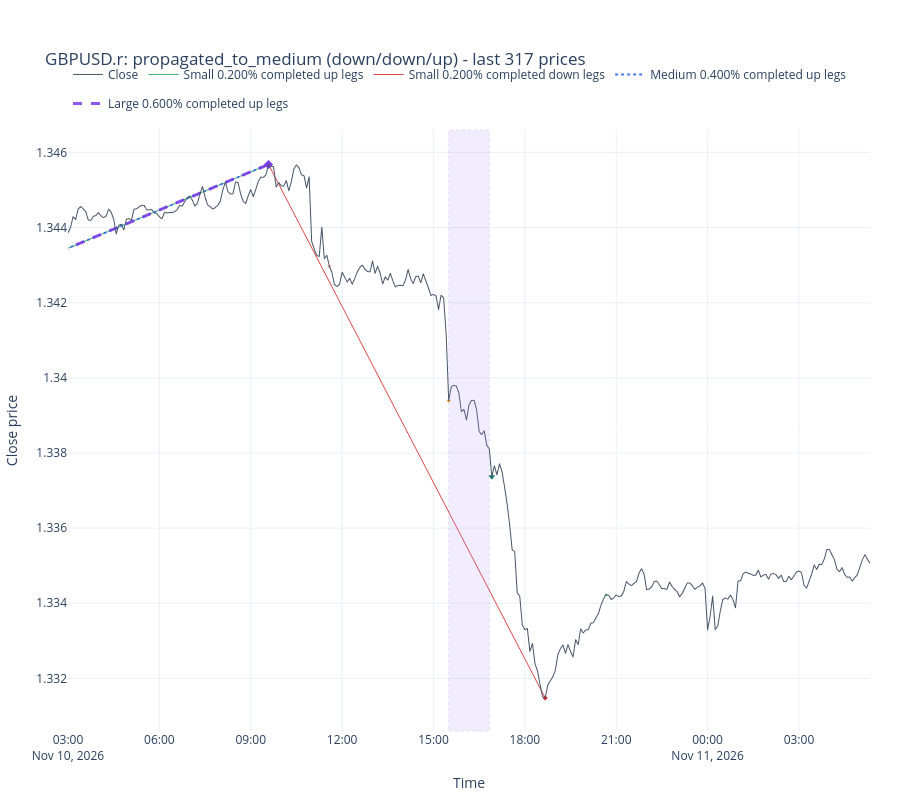

Here is the notebook cell this chart was saved with:
### Markdown cell above
## Causal configuration casebook

The default example selects the most recent *completed* run where small and medium agree against large. A run still in progress at the last bar is right-censored (its end and length are unknown), so it is excluded. The shaded interval is identified from causally known mode states. Change `CASEBOOK_SHAPE` to inspect the other structural shapes.

### Code cell
CASEBOOK_SHAPE = HierarchyShape.PROPAGATED_TO_MEDIUM
CASEBOOK_BARS_BEFORE = 150
CASEBOOK_BARS_AFTER = 150
shape_examples = state_runs.loc[
    state_runs["hierarchy_shape"].eq(CASEBOOK_SHAPE.value) & ~state_runs["right_censored"]
]
if shape_examples.empty:
    raise ValueError(f"No completed {CASEBOOK_SHAPE.value} run exists in this sample.")
example = shape_examples.iloc[-1]
window_start_position = max(0, int(example["start_position"]) - CASEBOOK_BARS_BEFORE)
window_end_position = min(len(prices), int(example["end_position"]) + CASEBOOK_BARS_AFTER + 1)
case_prices = prices.iloc[window_start_position:window_end_position]
casebook_fig = plot_three_threshold_directional_change(
    prices=case_prices,
    small_events=event_ledgers[Scale.SMALL],
    medium_events=event_ledgers[Scale.MEDIUM],
    large_events=event_ledgers[Scale.LARGE],
    small_theta=SMALL_THETA,
    medium_theta=MEDIUM_THETA,
    large_theta=LARGE_THETA,
    n_prices=len(case_prices),
    title=f"{SYMBOL}: {CASEBOOK_SHAPE.value} ({example['configuration']})",
)
casebook_fig.add_vrect(
    x0=example["start_time"],
    x1=example["end_time"],
    fillcolor="#a78bfa",
    opacity=0.15,
    line_width=1,
    line_dash="dot",
)
display(example[["configuration", "hierarchy_shape", "start_time", "end_time", "bars"]])
casebook_fig.show()

### Figure 1 — Plotly figure (JSON) as saved in the notebook; plotly's stock layout.template omitted (floating-point values rounded to 4 significant figures; data arrays with more than 128 entries replaced by an {"elided": "..."} marker saying what was removed)
{"data": [{"hovertemplate": "time=%{x}<br>close=%{y:.5f}<extra></extra>", "line": {"color": "#475569", "width": 1.0}, "mode": "lines", "name": "Close", "type": "scattergl", "x": {"elided": "317 str values"}, "y": {"elided": "317 float values"}}, {"hoverinfo": "skip", "legendgroup": "small_up", "line": {"color": "#16a34a", "dash": "solid", "width": 1.0}, "mode": "lines", "name": "Small 0.200% completed up legs", "opacity": 0.85, "type": "scatter", "x": ["2026-11-09T00:00:00+02:00", "2026-11-10T09:35:00+02:00", null], "y": [1.334, 1.346, null]}, {"customdata": [["S2698", 4.264, 403, 2.116e-05, "2026-11-10T11:35:00+02:00"]], "hovertemplate": "Small up ending EXT<br>time=%{x}<br>price=%{y:.5f}<br>event=%{customdata[0]}<br>TMV=%{customdata[1]:.4f}<br>T=%{customdata[2]} bars<br>R=%{customdata[3]:.3e}<br>known at=%{customdata[4]}<extra></extra>", "legendgroup": "small_up", "marker": {"color": "#16a34a", "size": 4, "symbol": "diamond"}, "mode": "markers", "name": "Small up ending EXT", "showlegend": false, "type": "scatter", "x": ["2026-11-10T09:35:00.000000"], "y": [1.346]}, {"customdata": [["S2698", 4.264, 403, 2.116e-05, "2026-11-10T09:35:00+02:00"]], "hovertemplate": "Small down DCC<br>time=%{x}<br>price=%{y:.5f}<br>completed event=%{customdata[0]}<br>TMV=%{customdata[1]:.4f}<br>T=%{customdata[2]} bars<br>R=%{customdata[3]:.3e}<br>confirmed EXT time=%{customdata[4]}<extra></extra>", "legendgroup": "small_down", "marker": {"color": "#dc2626", "line": {"color": "white", "width": 0.75}, "size": 4, "symbol": "triangle-down"}, "mode": "markers", "name": "Small down DCC", "showlegend": false, "type": "scatter", "x": ["2026-11-10T11:35:00.000000"], "y": [1.343]}, {"hoverinfo": "skip", "legendgroup": "small_down", "line": {"color": "#dc2626", "dash": "solid", "width": 1.0}, "mode": "lines", "name": "Small 0.200% completed down legs", "opacity": 0.85, "type": "scatter", "x": ["2026-11-10T09:35:00+02:00", "2026-11-10T18:40:00+02:00", null], "y": [1.346, 1.331, null]}, {"customdata": [["S2699", 5.276, 109, 9.681e-05, "2026-11-10T20:40:00+02:00"]], "hovertemplate": "Small down ending EXT<br>time=%{x}<br>price=%{y:.5f}<br>event=%{customdata[0]}<br>TMV=%{customdata[1]:.4f}<br>T=%{customdata[2]} bars<br>R=%{customdata[3]:.3e}<br>known at=%{customdata[4]}<extra></extra>", "legendgroup": "small_down", "marker": {"color": "#dc2626", "size": 4, "symbol": "diamond"}, "mode": "markers", "name": "Small down ending EXT", "showlegend": false, "type": "scatter", "x": ["2026-11-10T18:40:00.000000"], "y": [1.331]}, {"customdata": [["S2699", 5.276, 109, 9.681e-05, "2026-11-10T18:40:00+02:00"]], "hovertemplate": "Small up DCC<br>time=%{x}<br>price=%{y:.5f}<br>completed event=%{customdata[0]}<br>TMV=%{customdata[1]:.4f}<br>T=%{customdata[2]} bars<br>R=%{customdata[3]:.3e}<br>confirmed EXT time=%{customdata[4]}<extra></extra>", "legendgroup": "small_up", "marker": {"color": "#16a34a", "line": {"color": "white", "width": 0.75}, "size": 4, "symbol": "triangle-up"}, "mode": "markers", "name": "Small up DCC", "showlegend": false, "type": "scatter", "x": ["2026-11-10T20:40:00.000000"], "y": [1.334]}, {"hoverinfo": "skip", "legendgroup": "medium_up", "line": {"color": "#2563eb", "dash": "dot", "width": 1.8}, "mode": "lines", "name": "Medium 0.400% completed up legs", "opacity": 0.85, "type": "scatter", "x": ["2026-11-09T00:00:00+02:00", "2026-11-10T09:35:00+02:00", null], "y": [1.334, 1.346, null]}, {"customdata": [["M840", 2.132, 403, 2.116e-05, "2026-11-10T15:30:00+02:00"]], "hovertemplate": "Medium up ending EXT<br>time=%{x}<br>price=%{y:.5f}<br>event=%{customdata[0]}<br>TMV=%{customdata[1]:.4f}<br>T=%{customdata[2]} bars<br>R=%{customdata[3]:.3e}<br>known at=%{customdata[4]}<extra></extra>", "legendgroup": "medium_up", "marker": {"color": "#2563eb", "size": 5, "symbol": "diamond"}, "mode": "markers", "name": "Medium up ending EXT", "showlegend": false, "type": "scatter", "x": ["2026-11-10T09:35:00.000000"], "y": [1.346]}, {"customdata": [["M840", 2.132, 403, 2.116e-05, "2026-11-10T09:35:00+02:00"]], "hovertemplate": "Medium down DCC<br>time=%{x}<br>price=%{y:.5f}<br>completed event=%{customdata[0]}<br>TMV=%{customdata[1]:.4f}<br>T=%{customdata[2]} bars<br>R=%{customdata[3]:.3e}<br>confirmed EXT time=%{customdata[4]}<extra></extra>", "legendgroup": "medium_down", "marker": {"color": "#f59e0b", "line": {"color": "white", "width": 0.75}, "size": 5, "symbol": "triangle-down"}, "mode": "markers", "name": "Medium down DCC", "showlegend": false, "type": "scatter", "x": ["2026-11-10T15:30:00.000000"], "y": [1.339]}, {"hoverinfo": "skip", "legendgroup": "large_up", "line": {"color": "#7c3aed", "dash": "dash", "width": 3.0}, "mode": "lines", "name": "Large 0.600% completed up legs", "opacity": 0.85, "type": "scatter", "x": ["2026-11-09T00:00:00+02:00", "2026-11-10T09:35:00+02:00", null], "y": [1.334, 1.346, null]}, {"customdata": [["L394", 1.421, 403, 2.116e-05, "2026-11-10T16:55:00+02:00"]], "hovertemplate": "Large up ending EXT<br>time=%{x}<br>price=%{y:.5f}<br>event=%{customdata[0]}<br>TMV=%{customdata[1]:.4f}<br>T=%{customdata[2]} bars<br>R=%{customdata[3]:.3e}<br>known at=%{customdata[4]}<extra></extra>", "legendgroup": "large_up", "marker": {"color": "#7c3aed", "size": 7, "symbol": "diamond"}, "mode": "markers", "name": "Large up ending EXT", "showlegend": false, "type": "scatter", "x": ["2026-11-10T09:35:00.000000"], "y": [1.346]}, {"customdata": [["L394", 1.421, 403, 2.116e-05, "2026-11-10T09:35:00+02:00"]], "hovertemplate": "Large down DCC<br>time=%{x}<br>price=%{y:.5f}<br>completed event=%{customdata[0]}<br>TMV=%{customdata[1]:.4f}<br>T=%{customdata[2]} bars<br>R=%{customdata[3]:.3e}<br>confirmed EXT time=%{customdata[4]}<extra></extra>", "legendgroup": "large_down", "marker": {"color": "#0f766e", "line": {"color": "white", "width": 0.75}, "size": 7, "symbol": "triangle-down"}, "mode": "markers", "name": "Large down DCC", "showlegend": false, "type": "scatter", "x": ["2026-11-10T16:55:00.000000"], "y": [1.337]}], "layout": {"height": 800, "hovermode": "closest", "legend": {"orientation": "h", "x": 0.0, "xanchor": "left", "y": 1.02, "yanchor": "bottom"}, "margin": {"b": 60, "l": 60, "r": 30, "t": 130}, "shapes": [{"fillcolor": "#a78bfa", "line": {"dash": "dot", "width": 1}, "opacity": 0.15, "type": "rect", "x0": "2026-11-10T15:30:00+02:00", "x1": "2026-11-10T16:50:00+02:00", "xref": "x", "y0": 0, "y1": 1, "yref": "y domain"}], "title": {"text": "GBPUSD.r: propagated_to_medium (down/down/up) - last 317 prices"}, "xaxis": {"range": ["2026-11-10T03:00:00+02:00", "2026-11-11T05:20:00+02:00"], "showspikes": true, "spikemode": "across", "title": {"text": "Time"}}, "yaxis": {"fixedrange": false, "showspikes": true, "title": {"text": "Close price"}}}}
